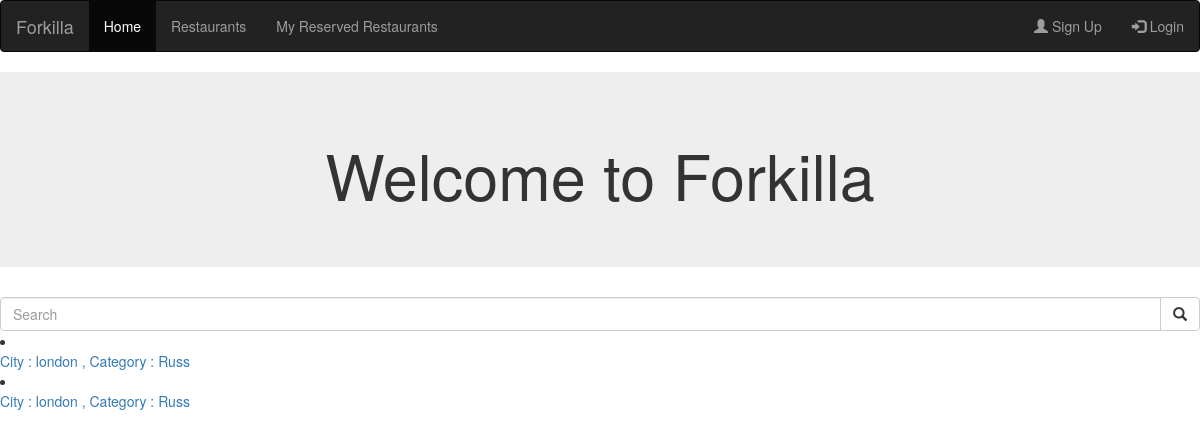
Page /restaurants/london/ on the committed database.
### forkilla/models.py (models this page shows, shortened)
class Restaurant(models.Model):
        CATEGORIES = (
        ("Rice", "Rice"),
        ("Fusi", "Fusion"),
        ("BBQ", "Barbecue"),
        ("Chin", "Chinese"),
        ("Medi", "Mediterranean"),
        ("Crep", "Creperie"),
        ("Hind", "Hindu"),
        ("Japa", "Japanese"),
        ("Ital", "Italian"),
        ("Mexi", "Mexican"),
        ("Peru", "Peruvian"),
        ("Russ", "Russian"),
        ("Turk", "Turkish"),
        ("Basq", "Basque"),
        ("Vegy", "Vegetarian"),
        ("Afri", "African"),
        ("Egyp", "Egyptian"),
        ("Grek", "Greek"))
        _d_categories = dict(CATEGORIES);
        restaurant_number = models.CharField(max_length=8)
        name = models.CharField(max_length=50)
        menu_description = models.CharField(max_length=80)
        price_average = models.DecimalField(max_digits=5, decimal_places=2)
        is_promot = models.BooleanField()
        rate = models.DecimalField(max_digits=3, decimal_places=1)
        address = models.CharField(max_length=50)
        city = models.CharField(max_length=50)
        country = models.CharField(max_length=50)
        featured_photo = models.ImageField()
        category = models.CharField(max_length=5, choices=CATEGORIES)
        capacity = models.PositiveIntegerField()

### forkilla/views.py (the view)
# urls.py: url(r'^restaurants/(?P<city>.*)/$', views.restaurants, name='restaurants'),
def restaurants(request, city="",category=""):
    filter_by_category = False
    promoted = False
    cc = False
    city_c = False
    menu = False
    print(category)
    rest = request.GET.get('rest')
    print(rest)
    if request.method == "GET":
        if(request.GET.get('rest')):
            restaurants_by_city = Restaurant.objects.filter(city=request.GET.get('rest'))
            city_c = True
            context = {
                'city': city_c,
                'restaurants': restaurants_by_city,
            }
            return render(request, 'forkilla/restaurants.html', context)
    if(city.find("/")):
        splitted = city.split('/')
    if (len(splitted)==2 and category):
        category = category.replace('-',' ')
        restaurants_by_city = Restaurant.objects.filter(city__iexact=splitted[0], category=splitted[1],
        menu_description=category)
        menu = True;
    elif(city and category):
        restaurants_by_city = Restaurant.objects.filter(city__iexact=city ,category=category)
        cc = True
    elif city:
        restaurants_by_city = Restaurant.objects.filter(city__iexact=city)
        city_c = True
    elif category:
        restaurants_by_city = Restaurant.objects.filter(category=category)
        filter_by_category = True
    else:
        restaurants_by_city = Restaurant.objects.filter(is_promot="True")
        promoted = True
    context = {
        'cc' : cc,
        'filter_category' : filter_by_category ,
        'city': city_c,
        'restaurants': restaurants_by_city,
        'promoted': promoted,
        'menu':menu
    }
    return render(request, 'forkilla/restaurants.html', context)

### templates/forkilla/restaurants.html (shortened to what this page needs)
{% extends "forkilla/base.html" %}
{% load text_string %}
{% block content %}
<head>
</head>
<body>
    {% if restaurants %}
        {% if city%}
            {% for restaurant in restaurants %}
                <li><a href ="{% url 'restaurants' restaurant.city restaurant.category %}"><br> City : {{ restaurant.city }} , Category : {{ restaurant.category }} </a></li>
            {% endfor %}
        {% endif %}
    {% else %}
        <p>No restaurants are available.</p>
    {% endif %}
</body>
{% endblock %}

### rows in the picture
Restaurant: city "london", category "Russ"
Restaurant: city "london", category "Russ"
